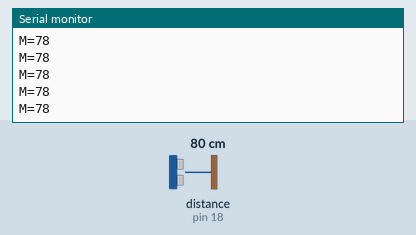
Simulated run of this sketch. Board: Arduino Uno, built with avr-gcc and run on an emulated ATmega328P. On the bench: the last lines printed to the serial monitor. Wiring (inferred from the names in the program): ultrasonic range finder: trigger pin 19; echo pin 18. The test bench sets the inputs (shaded band); at power-on: distance to the obstacle (sensor on pin 18) 80 cm. The echo pulse lasts 58.3 µs per cm.

Above: at 1.2 s.
1.3 s: distance to the obstacle (sensor on pin 18) set to 60 cm
At 1.6 s:
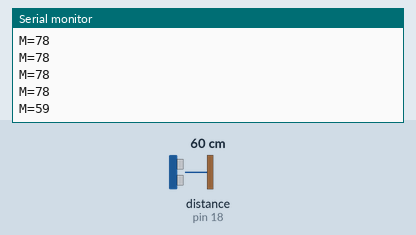
4.3 s: distance to the obstacle (sensor on pin 18) set to 2 cm
At 4.46 s:
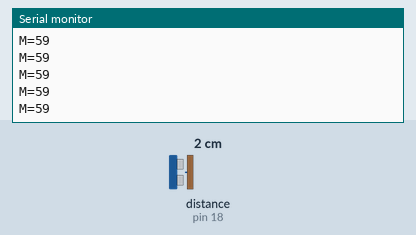
Timing chart, 0 to 7.3 s (numbered marks = the images above; inputs shaded):
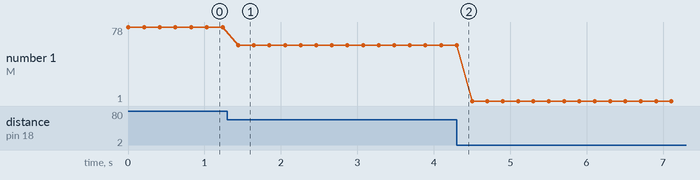

Measured:
- after the input at 1.3 s, the serial monitor: prints a new line after 0.14 s (image 1)
- plotted number 1: 78 → 59 after the input at 1.3 s, 59 → 1 after the input at 4.3 s

The sketch:

single_sensor.ino
```cpp
#define TRIG_PIN 19
#define ECHO_PIN 18

void setup() {
  Serial.begin(9600);
  pinMode(TRIG_PIN, OUTPUT);
  pinMode(ECHO_PIN, INPUT);
}

void loop() {
  long duration;
  int distance;

  // Clear the trigPin
  digitalWrite(TRIG_PIN, LOW);
  delayMicroseconds(2);

  // Set the trigPin on HIGH state for 10 micro seconds
  digitalWrite(TRIG_PIN, HIGH);
  delayMicroseconds(10);
  digitalWrite(TRIG_PIN, LOW);

  // Read the echoPin, returns the sound wave travel time in microseconds
  duration = pulseIn(ECHO_PIN, HIGH);

  // Calculate the distance in cm
  distance = duration * 0.034 / 2;

  // Send data strictly in the format that the website's javascript expects: "M=value"
  // The 'M' stands for 'Main', which matches our PHP configuration
  if(distance > 0 && distance < 400) {
      Serial.print("M=");
      Serial.println(distance);
  }

  delay(200); // Poll every 200 ms
}
```
